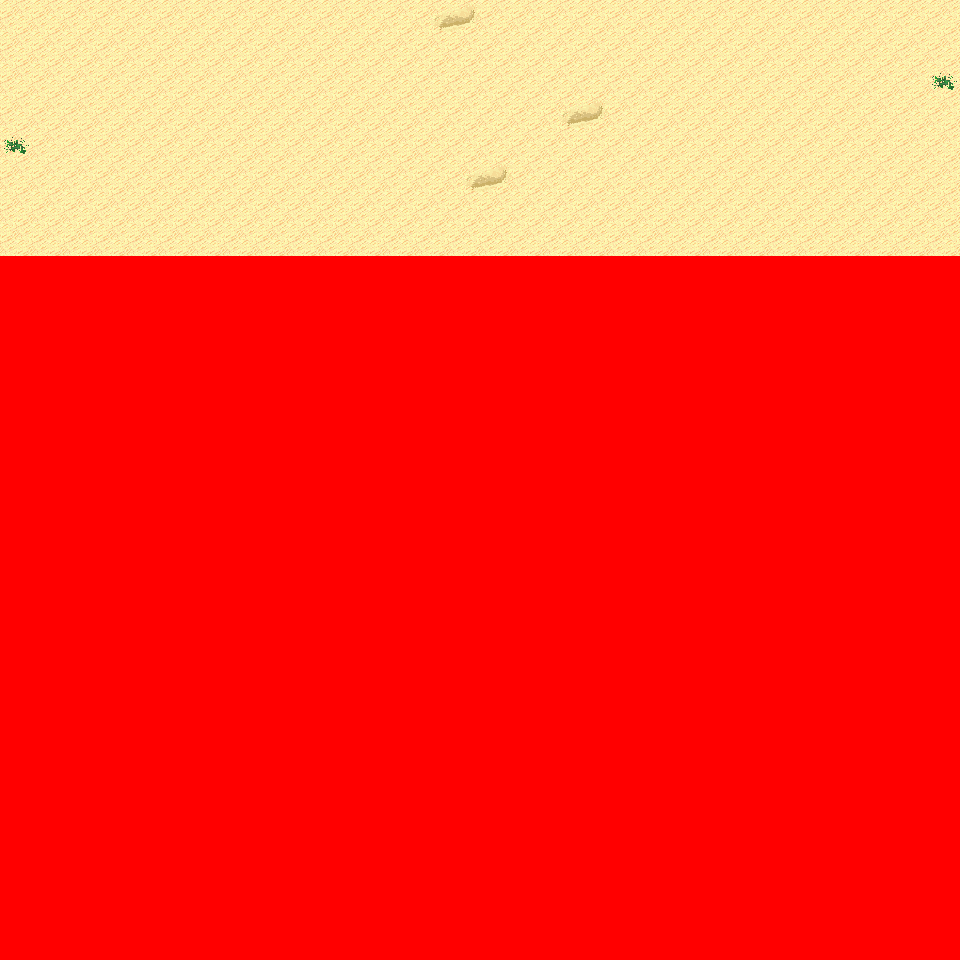

This game map was drawn from its Tiled (.tmx) file and the tilesets committed beside it. A one-line description and the trimmed map source follow:
An orthogonal 30x30 tile map with 32x32 px tiles, 6 tile layers (Ground, Object, Object2, Above, ...), 6 tilesets and 3 objects (3x mapchange).

<map version="1.0" orientation="orthogonal" renderorder="right-down" width="30" height="30" tilewidth="32" tileheight="32" nextobjectid="4">
  <tileset firstgid="1" name="tileset_logic_collision" tilewidth="32" tileheight="32" tilecount="1" columns="1">
    <image source="../drawable/tileset_logic_collision.png" width="32" height="32" />
  </tileset>
  <tileset firstgid="2" name="tileset_terrain_desert" tilewidth="32" tileheight="32" tilecount="88" columns="8">
    <image source="../drawable/tileset_terrain_desert.png" width="256" height="352" />
  </tileset>
  <tileset firstgid="90" name="tileset_ground_sand_2" tilewidth="32" tileheight="32" tilecount="15" columns="5">
    <image source="../drawable/tileset_ground_sand_2.png" width="160" height="96" />
  </tileset>
  <tileset firstgid="105" name="tileset_plant_cactus_2" tilewidth="32" tileheight="32" tilecount="10" columns="5">
    <image source="../drawable/tileset_plant_cactus_2.png" width="160" height="64" />
  </tileset>
  <tileset firstgid="115" name="tileset_plant_round_cactuses" tilewidth="32" tileheight="32" tilecount="20" columns="10">
    <image source="../drawable/tileset_plant_round_cactuses.png" width="320" height="64" />
  </tileset>
  <tileset firstgid="135" name="tileset_plant_cactus" tilewidth="32" tileheight="32" tilecount="2" columns="1">
    <image source="../drawable/tileset_plant_cactus.png" width="32" height="64" />
  </tileset>
  <layer name="Ground" width="30" height="30">
    <data>[900 cells, 240 non-empty, 4 distinct tile ids]</data>
  </layer>
  <layer name="Object" width="30" height="30">
    <data>[900 cells, 0 non-empty, 0 distinct tile ids]</data>
  </layer>
  <layer name="Object2" width="30" height="30">
    <data>[900 cells, 0 non-empty, 0 distinct tile ids]</data>
  </layer>
  <layer name="Above" width="30" height="30">
    <data>[900 cells, 0 non-empty, 0 distinct tile ids]</data>
  </layer>
  <layer name="Above2" width="30" height="30">
    <data>[900 cells, 0 non-empty, 0 distinct tile ids]</data>
  </layer>
  <layer name="Walkable" width="30" height="30">
    <data>[900 cells, 660 non-empty, 1 distinct tile ids]</data>
  </layer>
  <objectgroup name="MapEvents">
    <object id="1" name="north" type="mapchange" x="0" y="0" width="960" height="32">
      <properties>
        <property name="map" value="0_ados_mountain_n2_w2_x2_y3" />
        <property name="place" value="south" />
      </properties>
    </object>
    <object id="2" name="west" type="mapchange" x="0" y="0" width="32" height="256">
      <properties>
        <property name="map" value="0_ados_mountain_n2_w2_x1_y4" />
        <property name="place" value="east" />
      </properties>
    </object>
    <object id="3" name="east" type="mapchange" x="928" y="0" width="32" height="256">
      <properties>
        <property name="map" value="0_ados_mountain_n2_w2_x3_y4" />
        <property name="place" value="west" />
      </properties>
    </object>
  </objectgroup>
</map>
